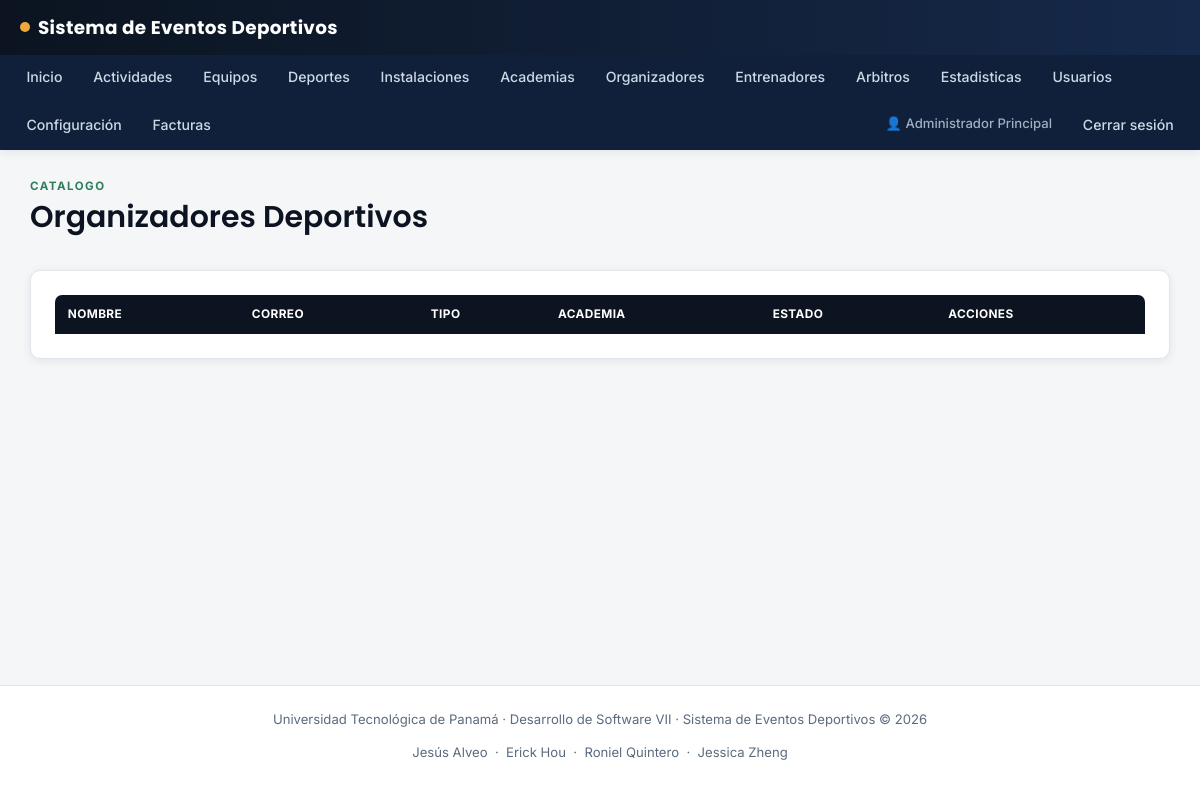
/organizadores (signed in), run on an earlier commit of the app's database.
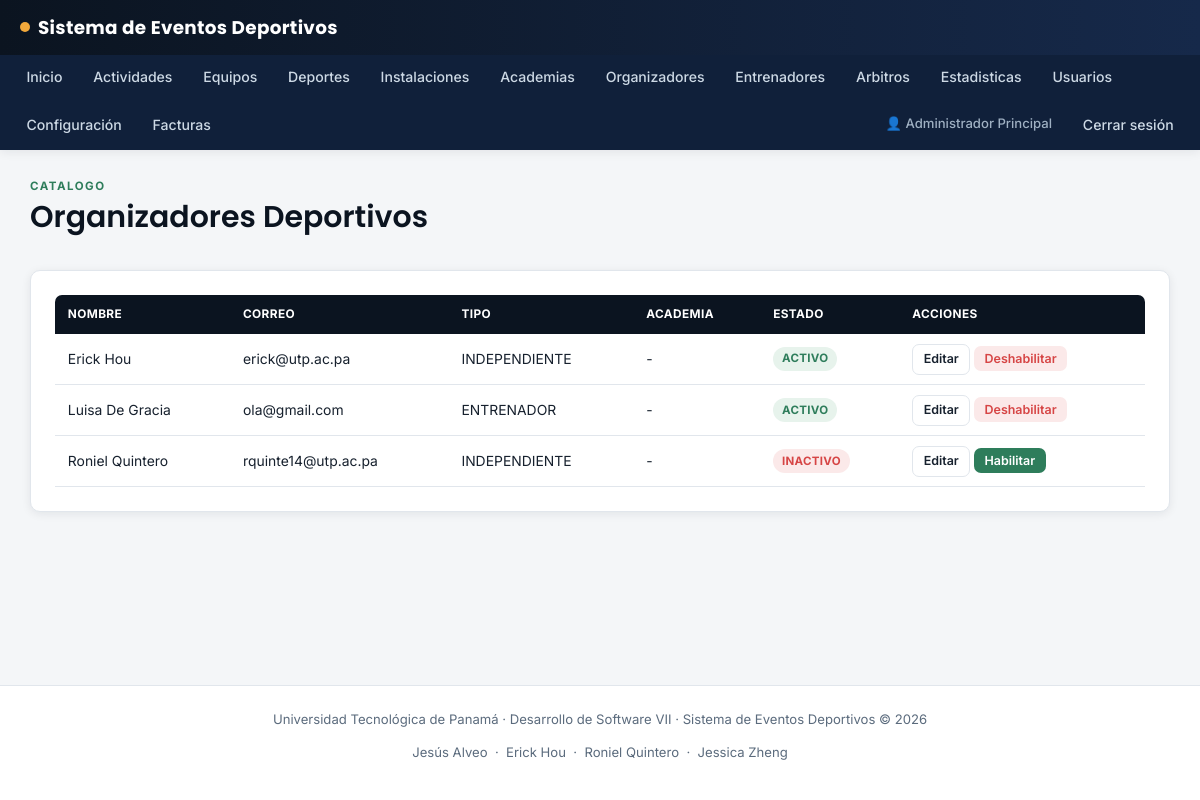
And on a later commit of the database.
### tables this page shows
CREATE TABLE IF NOT EXISTS `organizadores` (
  `id` int UNSIGNED NOT NULL AUTO_INCREMENT,
  `usuario_id` int UNSIGNED NOT NULL,
  `academia_id` int UNSIGNED DEFAULT NULL,
  `tipo_organizador` enum('INDEPENDIENTE','ACADEMIA','ENTRENADOR','EMPRESA','COMITE','OTRO') NOT NULL DEFAULT 'INDEPENDIENTE',
  `nombre_comercial` varchar(180) DEFAULT NULL,
  `descripcion` text,
  `verificado` tinyint(1) NOT NULL DEFAULT '0',
  `fecha_verificacion` datetime DEFAULT NULL,
  `verificado_por` int UNSIGNED DEFAULT NULL,
  `activo` tinyint(1) NOT NULL DEFAULT '1',
  `fecha_registro` datetime NOT NULL DEFAULT CURRENT_TIMESTAMP,
  PRIMARY KEY (`id`),
  UNIQUE KEY `uq_organizadores_usuario` (`usuario_id`),
  KEY `fk_organizadores_academia` (`academia_id`),
  KEY `fk_organizadores_verificado_por` (`verificado_por`)
);

CREATE TABLE IF NOT EXISTS `usuarios` (
  `id` int UNSIGNED NOT NULL AUTO_INCREMENT,
  `nombre` varchar(80) NOT NULL,
  `apellido` varchar(80) NOT NULL,
  `cedula_pasaporte` varchar(30) DEFAULT NULL,
  `correo` varchar(150) NOT NULL,
  `telefono` varchar(30) DEFAULT NULL,
  `fecha_nacimiento` date DEFAULT NULL,
  `sexo` enum('MASCULINO','FEMENINO','OTRO','NO_ESPECIFICA') DEFAULT NULL,
  `usuario` varchar(60) NOT NULL,
  `password_hash` varchar(255) NOT NULL,
  `rol` enum('ADMINISTRADOR','OPERADOR','ORGANIZADOR','PARTICIPANTE') NOT NULL,
  `activo` tinyint(1) NOT NULL DEFAULT '1',
  `requiere_cambio_password` tinyint(1) NOT NULL DEFAULT '0',
  `intentos_fallidos` smallint UNSIGNED NOT NULL DEFAULT '0',
  `bloqueado_hasta` datetime DEFAULT NULL,
  `ultimo_acceso` datetime DEFAULT NULL,
  `creado_por` int UNSIGNED DEFAULT NULL,
  `fecha_creacion` datetime NOT NULL DEFAULT CURRENT_TIMESTAMP,
  `fecha_actualizacion` datetime NOT NULL DEFAULT CURRENT_TIMESTAMP ON UPDATE CURRENT_TIMESTAMP,
  PRIMARY KEY (`id`),
  UNIQUE KEY `uq_usuarios_correo` (`correo`),
  UNIQUE KEY `uq_usuarios_usuario` (`usuario`),
  UNIQUE KEY `uq_usuarios_cedula` (`cedula_pasaporte`),
  KEY `fk_usuarios_creado_por` (`creado_por`),
  KEY `idx_usuarios_rol_activo` (`rol`,`activo`)
);

### src/Controllers/OrganizadorController.php (called while the page is built, shortened)
<?php
final class OrganizadorController extends Controller
{
    public function index(): void
    {
        $this->render('organizadores/index', [
            'organizadores' => (new Organizador())->todos(),
            'exito' => $this->getSuccess(),
        ]);
    }
}

### src/Core/Router.php (called while the page is built, shortened)
<?php
final class Router
{
    private array $routes = [];
    public function get(string $path, string $controller, string $action): void
    {
        $this->routes['GET'][$path] = "{$controller}@{$action}";
    }
    public function post(string $path, string $controller, string $action): void
    {
        $this->routes['POST'][$path] = "{$controller}@{$action}";
    }
    public function dispatch(string $method, string $path): void
    {
        $path = rtrim($path, '/');
        $handler = $this->routes[$method][$path] ?? null;
        [$controllerName, $action] = explode('@', $handler);
        $controller = new $controllerClass();
        $controller->{$action}();
    }
}

### public/index.php (called while the page is built, shortened)
<?php
$router = new Router();
$router->get('/login', 'AuthController', 'mostrarLogin');
$router->post('/login', 'AuthController', 'login');
$router->get('/logout', 'AuthController', 'logout');
$router->get('/registro', 'UsuarioController', 'registroForm');
$router->post('/registro', 'UsuarioController', 'registrar');
$router->get('/dashboard', 'HomeController', 'dashboard');
$router->get('/usuarios', 'UsuarioController', 'index');
$router->get('/usuarios/crear', 'UsuarioController', 'crearForm');
$router->post('/usuarios/crear', 'UsuarioController', 'crear');
$router->get('/usuarios/editar', 'UsuarioController', 'editarForm');
$router->post('/usuarios/editar', 'UsuarioController', 'actualizar');
$router->get('/usuarios/deshabilitar', 'UsuarioController', 'deshabilitar');
$router->get('/usuarios/habilitar', 'UsuarioController', 'habilitar');
$router->get('/mi-cuenta/password', 'UsuarioController', 'cambiarPasswordForm');
$router->post('/mi-cuenta/password', 'UsuarioController', 'cambiarPassword');
$router->get('/deportes', 'DeporteController', 'index');
$router->get('/deportes/crear', 'DeporteController', 'crearForm');
$router->post('/deportes/crear', 'DeporteController', 'crear');
$router->get('/deportes/editar', 'DeporteController', 'editarForm');
$router->post('/deportes/editar', 'DeporteController', 'actualizar');
$router->get('/deportes/deshabilitar', 'DeporteController', 'deshabilitar');
$router->get('/deportes/habilitar', 'DeporteController', 'habilitar');
$router->get('/instalaciones', 'InstalacionController', 'index');
$router->get('/instalaciones/crear', 'InstalacionController', 'crearForm');
$router->post('/instalaciones/crear', 'InstalacionController', 'crear');
$router->get('/instalaciones/editar', 'InstalacionController', 'editarForm');
$router->post('/instalaciones/editar', 'InstalacionController', 'actualizar');
$router->get('/instalaciones/deshabilitar', 'InstalacionController', 'deshabilitar');
$router->get('/instalaciones/habilitar', 'InstalacionController', 'habilitar');
$router->get('/academias', 'AcademiaController', 'index');
$router->get('/academias/crear', 'AcademiaController', 'crearForm');
$router->post('/academias/crear', 'AcademiaController', 'crear');
$router->get('/academias/editar', 'AcademiaController', 'editarForm');
$router->post('/academias/editar', 'AcademiaController', 'actualizar');
$router->get('/academias/deshabilitar', 'AcademiaController', 'deshabilitar');
$router->get('/academias/habilitar', 'AcademiaController', 'habilitar');
$router->get('/organizadores', 'OrganizadorController', 'index');
$router->get('/organizadores/crear', 'OrganizadorController', 'crearForm');
$router->post('/organizadores/crear', 'OrganizadorController', 'crear');
$router->get('/organizadores/editar', 'OrganizadorController', 'editarForm');
$router->post('/organizadores/editar', 'OrganizadorController', 'actualizar');
$router->post('/organizadores/verificar', 'OrganizadorController', 'verificar');
$router->post('/organizadores/deshabilitar', 'OrganizadorController', 'deshabilitar');
$router->post('/organizadores/habilitar', 'OrganizadorController', 'habilitar');
$router->get('/entrenadores', 'EntrenadorController', 'index');
$router->get('/entrenadores/crear', 'EntrenadorController', 'crearForm');
$router->post('/entrenadores/crear', 'EntrenadorController', 'crear');
$router->get('/arbitros', 'ArbitroController', 'index');
$router->get('/arbitros/crear', 'ArbitroController', 'crearForm');
$router->post('/arbitros/crear', 'ArbitroController', 'crear');
$router->get('/arbitros/evaluar', 'ArbitroController', 'evaluarForm');
$router->post('/arbitros/evaluar', 'ArbitroController', 'evaluar');
$router->get('/equipos', 'EquipoController', 'index');
$router->get('/equipos/crear', 'EquipoController', 'crearForm');
$router->post('/equipos/crear', 'EquipoController', 'crear');
$router->get('/equipos/ver', 'EquipoController', 'ver');
$router->post('/equipos/jugadores/agregar', 'EquipoController', 'agregarJugador');
$router->get('/equipos/jugadores/eliminar', 'EquipoController', 'eliminarJugador');
$router->get('/actividades', 'ActividadController', 'index');
$router->get('/actividades/crear', 'ActividadController', 'crearForm');
$router->post('/actividades/crear', 'ActividadController', 'crear');
$router->get('/actividades/editar', 'ActividadController', 'editarForm');
$router->post('/actividades/editar', 'ActividadController', 'actualizar');
$router->get('/actividades/ver', 'ActividadController', 'ver');
$router->get('/actividades/publicar', 'ActividadController', 'publicar');
$router->get('/actividades/cerrar-inscripciones', 'ActividadController', 'cerrarInscripciones');
$router->get('/actividades/finalizar', 'ActividadController', 'finalizar');
$router->get('/actividades/cancelar', 'ActividadController', 'cancelarForm');
$router->post('/actividades/cancelar', 'ActividadController', 'cancelar');
$router->get('/actividades/incidente/crear', 'ActividadController', 'reportarIncidenteForm');
$router->post('/actividades/incidente/crear', 'ActividadController', 'reportarIncidente');
$router->get('/inscripciones/equipo/crear', 'InscripcionController', 'inscribirEquipoForm');
$router->post('/inscripciones/equipo/crear', 'InscripcionController', 'inscribirEquipo');
$router->get('/inscripciones/equipo/aprobar', 'InscripcionController', 'aprobarEquipo');
$router->get('/inscripciones/equipo/rechazar', 'InscripcionController', 'rechazarEquipo');
$router->get('/inscripciones/individual/crear', 'InscripcionController', 'inscribirIndividualForm');
$router->post('/inscripciones/individual/crear', 'InscripcionController', 'inscribirIndividual');
$router->get('/facturas', 'FacturaController', 'index');
$router->get('/facturas/ver', 'FacturaController', 'ver');
$router->get('/facturas/descargar', 'FacturaController', 'descargarPdf');
$router->get('/factura-publica', 'FacturaController', 'verPublica');
$router->get('/estadisticas', 'EstadisticaController', 'index');
$router->get('/configuracion', 'ConfiguracionController', 'index');
$router->post('/configuracion/actualizar', 'ConfiguracionController', 'actualizar');
$router->get('/configuracion/mensajes', 'ConfiguracionController', 'mensajes');
$router->get('/configuracion/mensajes/leido', 'ConfiguracionController', 'marcarLeido');
$router->get('/', 'PublicController', 'inicio');
$router->post('/contacto', 'PublicController', 'contacto');
$requestUri = parse_url($_SERVER['REQUEST_URI'] ?? '/', PHP_URL_PATH) ?? '/';
$router->dispatch($_SERVER['REQUEST_METHOD'], $requestUri);

### src/Models/Organizador.php (called while the page is built, shortened)
<?php
final class Organizador extends Model
{
    public function todos(): array
    {
        $sql = "SELECT o.*, CONCAT(u.nombre, ' ', u.apellido) AS nombre_completo, u.correo, u.telefono,
                    a.nombre AS academia_nombre
                FROM organizadores o
                JOIN usuarios u ON u.id = o.usuario_id
                LEFT JOIN academias a ON a.id = o.academia_id
                ORDER BY u.nombre ASC";
        return $this->db->query($sql)->fetchAll();
    }
}

### views/organizadores/index.php (the view, shortened to what the changed rows need)
<div class="container">
    <div class="page-head">
        <div><div class="eyebrow">Catalogo</div><h1>Organizadores Deportivos</h1></div>
    </div>
    <div class="card">
        <table class="data-table">
            <thead><tr><th>Nombre</th><th>Correo</th><th>Tipo</th><th>Academia</th><th>Estado</th><th>Acciones</th></tr></thead>
            <tbody>
                <?php foreach ($organizadores as $o): ?>
                    <tr>
                        <td><?= htmlspecialchars($o['nombre_completo']) ?><?= $o['nombre_comercial'] ? ' — ' . htmlspecialchars($o['nombre_comercial']) : '' ?></td>
                        <td><?= htmlspecialchars($o['correo']) ?></td>
                        <td><?= htmlspecialchars($o['tipo_organizador']) ?></td>
                        <td><?= htmlspecialchars($o['academia_nombre'] ?? '-') ?></td>
                        <td>
                            <?php if ((int) $o['activo'] === 1): ?><span class="badge badge-success">Activo</span>
                            <?php else: ?><span class="badge badge-danger">Inactivo</span><?php endif; ?>
                        </td>
                        <td>
                            <a class="btn btn-outline btn-sm" href="/organizadores/editar?id=<?= (int) $o['id'] ?>">Editar</a>
                            <?php if (($_SESSION['usuario_rol'] ?? '') === 'ADMINISTRADOR'): ?>
                                <?php if ((int) $o['activo'] === 1): ?>
                                    <form method="POST" action="/organizadores/deshabilitar" style="display:inline">
                                        <button class="btn btn-danger btn-sm">Deshabilitar</button>
                                    </form>
                                <?php else: ?>
                                    <form method="POST" action="/organizadores/habilitar" style="display:inline">
                                        <button class="btn btn-primary btn-sm">Habilitar</button>
                                    </form>
                                <?php endif; ?>
                            <?php else: ?>
                            <?php endif; ?>
                        </td>
                    </tr>
                <?php endforeach; ?>
            </tbody>
        </table>
    </div>
</div>

What changed in the data, as far as the page shows it:
added organizadores: nombre_completo "Erick Hou", usuario.correo "erick@utp.ac.pa", tipo_organizador "INDEPENDIENTE", academia_nombre "-", activo "ACTIVO"
added organizadores: nombre_completo "Luisa De Gracia", usuario.correo "ola@gmail.com", tipo_organizador "ENTRENADOR", academia_nombre "-", activo "ACTIVO"
added organizadores: nombre_completo "Roniel Quintero", usuario.correo "rquinte14@utp.ac.pa", tipo_organizador "INDEPENDIENTE", academia_nombre "-", activo "INACTIVO"
